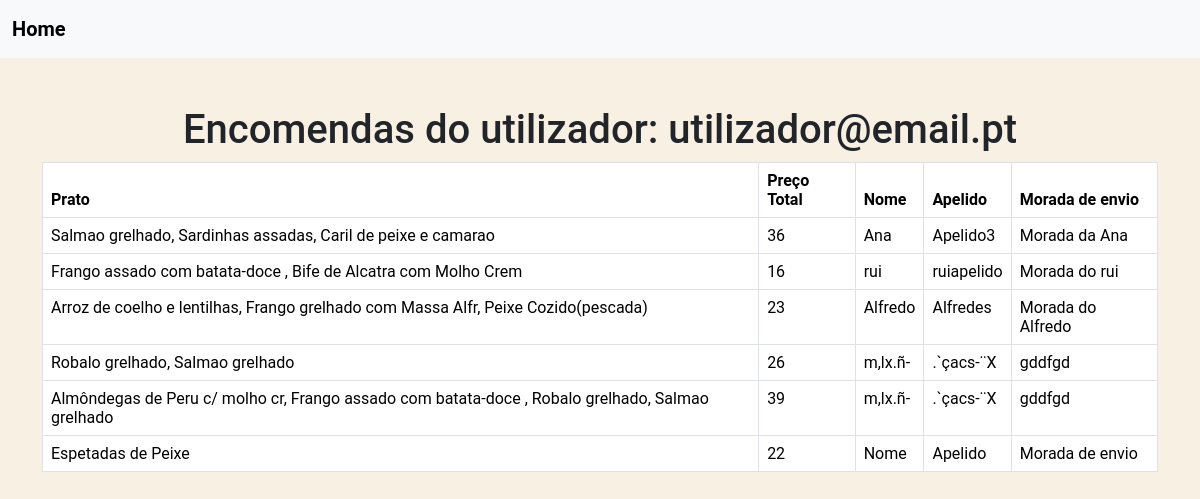
Screenshot of /encomendas/encomendas_utilizador.php (signed in) with the database file from the repository.
### tables this page shows
CREATE TABLE `encomendas` (
  `encomendaID` int(3) NOT NULL,
  `nome` varchar(30) NOT NULL,
  `apelido` varchar(30) NOT NULL,
  `data_nascimento` date NOT NULL,
  `morada_envio` varchar(100) NOT NULL,
  `preco_total_encomenda` int(5) NOT NULL,
  `email` varchar(40) NOT NULL,
  `nome_produto` varchar(255) DEFAULT NULL
);

### encomendas/encomendas_utilizador.php (the view, shortened to what this page needs)
<?php
include_once('../Login_logout/config.php');
$emailUtilizador = $_SESSION['email'];
$query= "SELECT * FROM encomendas WHERE email = ?";
$stmt = $conexao->prepare($query);
$stmt->bind_param("s", $emailUtilizador);
$stmt->execute();
$result = $stmt->get_result();
?>
<html>
    <head>
    <link rel="stylesheet" href="https://cdn.jsdelivr.net/npm/bootstrap@5.3.2/dist/css/bootstrap.min.css">
    <link rel="stylesheet" href="index.css">
    </head>
    <body >
    <nav class="navbar navbar-expand-lg  navbar-light bg-light ">
  <div class="container-fluid">
    <a class="navbar-brand" href="../utilizador/utilizador.php"><strong>Home</strong></a>
  </div>
</nav>
    <div class="container mt-5">
    <div class="row">
     <div class="col text-center">
      <h1>Encomendas do utilizador: <?php echo htmlspecialchars($emailUtilizador); ?></h1>
     <table class="table table-bordered">
            <thead>
                <tr>
                <th scope="col">Prato</th>
                <th scope="col">Preço Total</th>
                <th scope="col">Nome</th>
                <th scope="col">Apelido</th>
                <th scope="col">Morada de envio</th>
                </tr>
            </thead>
            <tbody>
                <?php
                if($result-> num_rows >0){
                while( $user_data = mysqli_fetch_assoc($result)) {
                  echo "<tr>";
                  echo "<td>" .htmlspecialchars($user_data['nome_produto']) . "</td>";
                  echo "<td>" .htmlspecialchars($user_data['preco_total_encomenda']) . "</td>";
                  echo "<td>" .htmlspecialchars($user_data['nome']) . "</td>";
                  echo "<td>" .htmlspecialchars($user_data['apelido']) . "</td>";
                  echo "<td>" .htmlspecialchars($user_data['morada_envio']) . "</td>";
                  echo "</tr>";
                }
              }else {
                 echo  "<tr><td colspan='6'>Nenhuma encomenda realizada.</td></tr>";
                }
                ?>
            </tbody>
        </table>
     </div>
    </div>
    </div>
    </body>
</html>

### css/index.css (style rules this page uses)
body { background-color: #f8f0e3; font-family: 'Roboto', sans-serif; font-size: 1rem; line-height: 1.6; }
.container { margin-bottom: 40px; }

### encomendas/encomendas_utilizador.php (style rules this page uses)
body { background-color: #f8f0e3 }

### rows the page displays
encomendas: nome_produto "Salmao grelhado, Sardinhas assadas, Caril de peixe e camarao", preco_total_encomenda "36", nome "Ana", apelido "Apelido3", morada_envio "Morada da Ana"
encomendas: nome_produto "Frango assado com batata-doce , Bife de Alcatra com Molho Crem", preco_total_encomenda "16", nome "rui", apelido "ruiapelido", morada_envio "Morada do rui"
encomendas: nome_produto "Arroz de coelho e lentilhas, Frango grelhado com Massa Alfr, Peixe Cozido(pescada)", preco_total_encomenda "23", nome "Alfredo", apelido "Alfredes", morada_envio "Morada do Alfredo"
encomendas: nome_produto "Robalo grelhado, Salmao grelhado", preco_total_encomenda "26", nome "m,lx.ñ-", apelido ".`çacs-¨X", morada_envio "gddfgd"
encomendas: nome_produto "Almôndegas de Peru c/ molho cr, Frango assado com batata-doce , Robalo grelhado, Salmao grelhado", preco_total_encomenda "39", nome "m,lx.ñ-", apelido ".`çacs-¨X", morada_envio "gddfgd"
encomendas: nome_produto "Espetadas de Peixe", preco_total_encomenda "22", nome "Nome", apelido "Apelido", morada_envio "Morada de envio"

### other values shown
$emailUtilizador "utilizador@email.pt"
